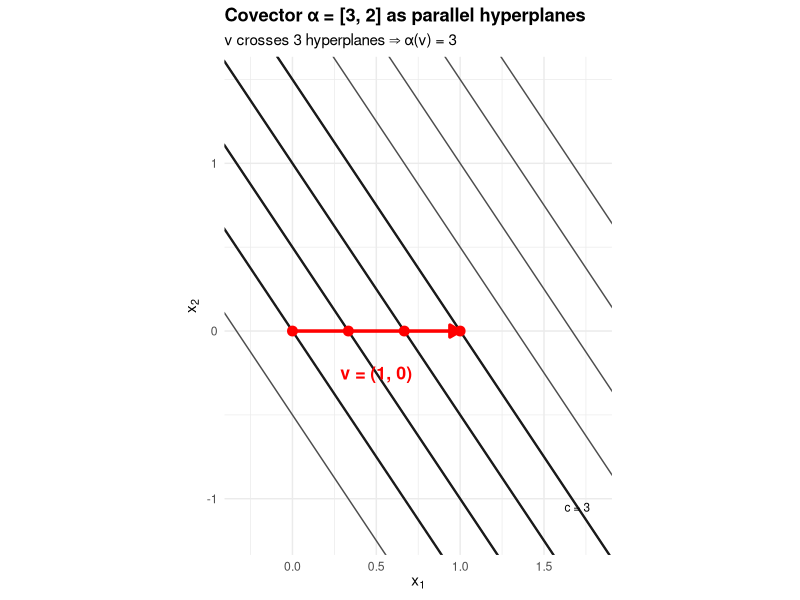
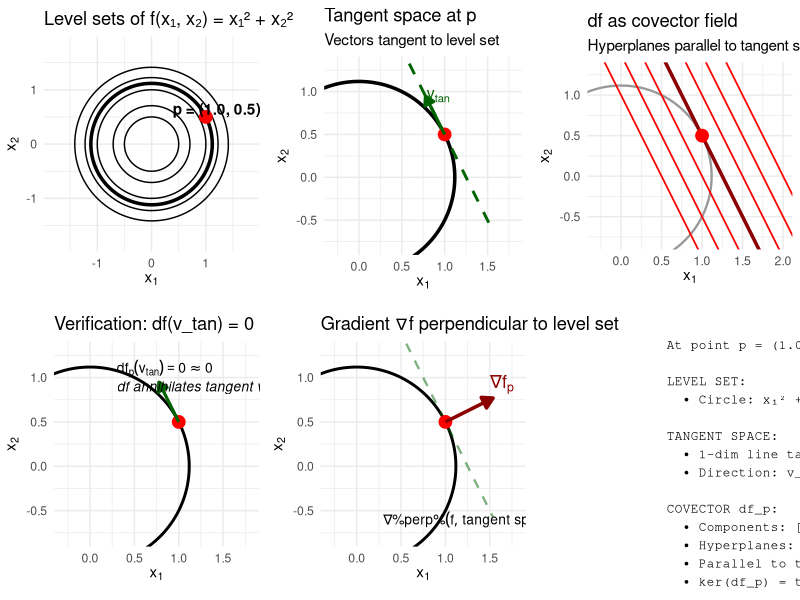
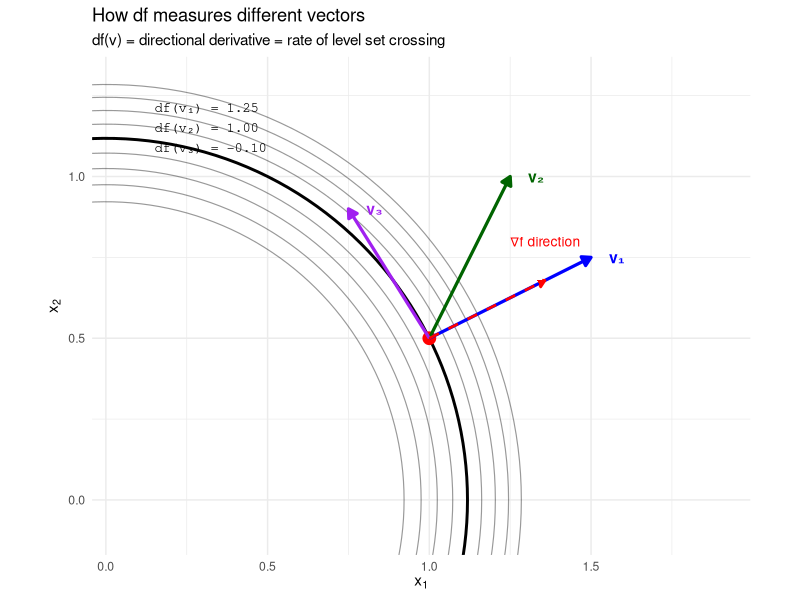

Recreate these plots in R, in order.
## ---- chunk 1
library(ggplot2)
library(gridExtra)

# Covector α = [3, 2]
# Hyperplanes: 3x₁ + 2x₂ = c

# Create data for hyperplanes
x1_range <- seq(-0.5, 2, length.out = 200)
hyperplane_data <- data.frame()

for (c_val in -1:7) {
  # Solve 3x₁ + 2x₂ = c for x₂
  x2_vals <- (c_val - 3 * x1_range) / 2
  temp_df <- data.frame(
    x1 = x1_range,
    x2 = x2_vals,
    c = factor(c_val),
    is_origin = (c_val == 0)
  )
  hyperplane_data <- rbind(hyperplane_data, temp_df)
}

# Vector v = (1, 0)
vector_v <- data.frame(x1 = c(0, 1), x2 = c(0, 0))

# Crossing points
crossings <- data.frame(
  x1 = c(0, 1/3, 2/3, 1),
  x2 = rep(0, 4),
  crossing = 0:3
)

# Plot
p1 <- ggplot() +
  # Hyperplanes
  geom_line(data = hyperplane_data, 
            aes(x = x1, y = x2, group = c, linetype = is_origin),
            color = "gray30", linewidth = 0.5) +
  # Highlight special hyperplanes
  geom_line(data = subset(hyperplane_data, c %in% c(0, 1, 2, 3)),
            aes(x = x1, y = x2, group = c),
            color = "gray10", linewidth = 0.8) +
  # Vector v
  geom_segment(aes(x = 0, y = 0, xend = 1, yend = 0),
               arrow = arrow(length = unit(0.3, "cm"), type = "closed"),
               color = "red", linewidth = 1.2) +
  # Crossing points
  geom_point(data = crossings, aes(x = x1, y = x2),
             color = "red", size = 3) +
  # Labels
  annotate("text", x = 0.5, y = -0.25, label = "v = (1, 0)", 
           color = "red", fontface = "bold", size = 4.5) +
  annotate("text", x = 1.7, y = (0-3*1.7)/2, label = "c = 0", size = 3) +
  annotate("text", x = 1.7, y = (1-3*1.7)/2, label = "c = 1", size = 3) +
  annotate("text", x = 1.7, y = (2-3*1.7)/2, label = "c = 2", size = 3) +
  annotate("text", x = 1.7, y = (3-3*1.7)/2, label = "c = 3", size = 3) +
  coord_fixed(xlim = c(-0.3, 1.8), ylim = c(-1.2, 1.5)) +
  labs(x = expression(x[1]), y = expression(x[2]),
       title = "Covector α = [3, 2] as parallel hyperplanes",
       subtitle = "v crosses 3 hyperplanes ⇒ α(v) = 3") +
  theme_minimal() +
  theme(legend.position = "none",
        plot.title = element_text(face = "bold"))

print(p1)
## ---- chunk 2
library(ggplot2)
library(gridExtra)

# Function: f(x₁, x₂) = x₁² + x₂²
f <- function(x1, x2) x1^2 + x2^2
grad_f <- function(x1, x2) c(2*x1, 2*x2)

# Specific point
p <- c(1.0, 0.5)
f_p <- f(p[1], p[2])
df_p <- grad_f(p[1], p[2])  # Same components as gradient

# Tangent direction to circle (perpendicular to radius)
tangent_dir <- c(-p[2], p[1])
tangent_dir <- tangent_dir / sqrt(sum(tangent_dir^2))

# Create level sets
theta <- seq(0, 2*pi, length.out = 200)
level_sets <- data.frame()
for (r in sqrt(c(0.25, 0.5, 1.0, 1.25, 1.5, 2.0))) {
  temp_df <- data.frame(
    x1 = r * cos(theta),
    x2 = r * sin(theta),
    level = r^2,
    is_p = abs(r^2 - f_p) < 0.01
  )
  level_sets <- rbind(level_sets, temp_df)
}

# Plot 1: Level sets and point
p1 <- ggplot() +
  geom_path(data = level_sets,
            aes(x = x1, y = x2, group = level, 
                linewidth = is_p, linetype = is_p)) +
  scale_linewidth_manual(values = c(0.5, 1.2)) +
  scale_linetype_manual(values = c("solid", "solid")) +
  geom_point(data = data.frame(x1 = p[1], x2 = p[2]),
             aes(x = x1, y = x2), color = "red", size = 4) +
  annotate("text", x = p[1] + 0.2, y = p[2] + 0.15,
           label = sprintf("p = (%.1f, %.1f)", p[1], p[2]),
           fontface = "bold") +
  coord_fixed(xlim = c(-1.8, 1.8), ylim = c(-1.8, 1.8)) +
  labs(x = expression(x[1]), y = expression(x[2]),
       title = "Level sets of f(x₁, x₂) = x₁² + x₂²") +
  theme_minimal() +
  theme(legend.position = "none")

# Plot 2: Tangent space
tangent_t <- seq(-1.2, 1.2, length.out = 100)
tangent_line <- data.frame(
  x1 = p[1] + tangent_t * tangent_dir[1],
  x2 = p[2] + tangent_t * tangent_dir[2]
)

p2 <- ggplot() +
  geom_path(data = subset(level_sets, is_p),
            aes(x = x1, y = x2, group = level),
            linewidth = 1.2) +
  geom_line(data = tangent_line, aes(x = x1, y = x2),
            color = "darkgreen", linetype = "dashed", linewidth = 1) +
  geom_point(data = data.frame(x1 = p[1], x2 = p[2]),
             aes(x = x1, y = x2), color = "red", size = 4) +
  geom_segment(aes(x = p[1], y = p[2],
                   xend = p[1] + 0.5*tangent_dir[1],
                   yend = p[2] + 0.5*tangent_dir[2]),
               arrow = arrow(length = unit(0.25, "cm"), type = "closed"),
               color = "darkgreen", linewidth = 1.1) +
  annotate("text", x = p[1] + 0.5*tangent_dir[1] + 0.15,
           y = p[2] + 0.5*tangent_dir[2],
           label = "v[tan]", parse = TRUE,
           color = "darkgreen", fontface = "bold", size = 4) +
  coord_fixed(xlim = c(-0.3, 1.8), ylim = c(-0.8, 1.3)) +
  labs(x = expression(x[1]), y = expression(x[2]),
       title = "Tangent space at p",
       subtitle = "Vectors tangent to level set") +
  theme_minimal()

# Plot 3: df as covector (hyperplanes)
c_p <- sum(df_p * p)  # Value of df_p · p
x1_hyper <- seq(-0.5, 2.5, length.out = 200)
hyperplanes <- data.frame()

for (dc in seq(-1.5, 1.5, by = 0.5)) {
  c_val <- c_p + dc
  # Line: df_p[1]*x₁ + df_p[2]*x₂ = c_val
  x2_vals <- (c_val - df_p[1]*x1_hyper) / df_p[2]
  temp_df <- data.frame(
    x1 = x1_hyper,
    x2 = x2_vals,
    c_offset = dc,
    is_through_p = abs(dc) < 0.01
  )
  hyperplanes <- rbind(hyperplanes, temp_df)
}

p3 <- ggplot() +
  geom_path(data = subset(level_sets, is_p),
            aes(x = x1, y = x2, group = level),
            color = "gray60", linewidth = 0.8) +
  geom_line(data = hyperplanes,
            aes(x = x1, y = x2, group = c_offset,
                linewidth = is_through_p, color = is_through_p)) +
  scale_linewidth_manual(values = c(0.6, 1.2)) +
  scale_color_manual(values = c("red", "darkred")) +
  geom_point(data = data.frame(x1 = p[1], x2 = p[2]),
             aes(x = x1, y = x2), color = "red", size = 4) +
  coord_fixed(xlim = c(-0.3, 2.0), ylim = c(-0.8, 1.3)) +
  labs(x = expression(x[1]), y = expression(x[2]),
       title = "df as covector field",
       subtitle = "Hyperplanes parallel to tangent space") +
  theme_minimal() +
  theme(legend.position = "none")

# Plot 4: Verification df(v_tan) = 0
df_v_tan <- sum(df_p * tangent_dir)

p4 <- ggplot() +
  geom_path(data = subset(level_sets, is_p),
            aes(x = x1, y = x2, group = level),
            linewidth = 1) +
  geom_point(data = data.frame(x1 = p[1], x2 = p[2]),
             aes(x = x1, y = x2), color = "red", size = 4) +
  geom_segment(aes(x = p[1], y = p[2],
                   xend = p[1] + 0.5*tangent_dir[1],
                   yend = p[2] + 0.5*tangent_dir[2]),
               arrow = arrow(length = unit(0.25, "cm"), type = "closed"),
               color = "darkgreen", linewidth = 1.1) +
  annotate("text", x = 0.3, y = 1.1,
           label = sprintf("df[p](v[tan]) == %.6f %%~~%% 0",
                          df_v_tan),
           parse = TRUE, size = 3.5,
           hjust = 0) +
  annotate("text", x = 0.3, y = 0.9,
           label = "df annihilates tangent vectors!",
           size = 3.5, hjust = 0, fontface = "italic") +
  coord_fixed(xlim = c(-0.3, 1.8), ylim = c(-0.8, 1.3)) +
  labs(x = expression(x[1]), y = expression(x[2]),
       title = "Verification: df(v_tan) = 0") +
  theme_minimal()

# Plot 5: Gradient as vector field
grad_normalized <- df_p / sqrt(sum(df_p^2))

p5 <- ggplot() +
  geom_path(data = subset(level_sets, is_p),
            aes(x = x1, y = x2, group = level),
            linewidth = 1) +
  geom_line(data = tangent_line, aes(x = x1, y = x2),
            color = "darkgreen", linetype = "dashed", linewidth = 0.8,
            alpha = 0.5) +
  geom_point(data = data.frame(x1 = p[1], x2 = p[2]),
             aes(x = x1, y = x2), color = "red", size = 4) +
  geom_segment(aes(x = p[1], y = p[2],
                   xend = p[1] + 0.6*grad_normalized[1],
                   yend = p[2] + 0.6*grad_normalized[2]),
               arrow = arrow(length = unit(0.3, "cm"), type = "closed"),
               color = "darkred", linewidth = 1.2) +
  annotate("text", x = p[1] + 0.6*grad_normalized[1] + 0.1,
           y = p[2] + 0.6*grad_normalized[2] + 0.15,
           label = "nabla*f[p]", parse = TRUE,
           color = "darkred", fontface = "bold", size = 4.5) +
  annotate("text", x = 0.3, y = -0.6,
           label = expression(nabla*f %perp% "tangent space"),
           size = 3.5, hjust = 0) +
  coord_fixed(xlim = c(-0.3, 1.8), ylim = c(-0.8, 1.3)) +
  labs(x = expression(x[1]), y = expression(x[2]),
       title = "Gradient ∇f perpendicular to level set") +
  theme_minimal()

# Plot 6: Summary diagram
p6 <- ggplot() +
  annotate("text", x = 0.5, y = 0.9, hjust = 0, vjust = 1,
           label = paste(
             "At point p = (1.0, 0.5):",
             "",
             "LEVEL SET:",
             "  • Circle: x₁² + x₂² = 1.25",
             "",
             "TANGENT SPACE:",
             "  • 1-dim line tangent to circle",
             "  • Direction: v_tan ⊥ radius",
             "",
             "COVECTOR df_p:",
             "  • Components: [2.0, 1.0]",
             "  • Hyperplanes: 2x₁ + x₂ = c",
             "  • Parallel to tangent space",
             "  • ker(df_p) = tangent space",
             "",
             "GRADIENT ∇f_p:",
             "  • Components: (2.0, 1.0)",
             "  • Perpendicular to tangent space",
             "  • Direction of steepest ascent",
             "",
             "KEY INSIGHT:",
             "df and ∇f point 'in same direction'",
             "but live in DUAL SPACES",
             sep = "\n"),
           family = "mono", size = 3.2) +
  xlim(0, 1) + ylim(0, 1) +
  theme_void()

# Arrange plots
grid.arrange(p1, p2, p3, p4, p5, p6, ncol = 3)
## ---- chunk 3
# Point and level sets near p
p <- c(1.0, 0.5)
f_p <- f(p[1], p[2])
df_p <- grad_f(p[1], p[2])

# Create refined level sets near p
level_data <- data.frame()
for (delta in seq(-0.4, 0.4, by = 0.1)) {
  level_val <- f_p + delta
  if (level_val > 0) {
    r <- sqrt(level_val)
    temp_df <- data.frame(
      x1 = r * cos(theta),
      x2 = r * sin(theta),
      level = level_val,
      is_p = abs(delta) < 0.01
    )
    level_data <- rbind(level_data, temp_df)
  }
}

# Test vectors
test_vectors <- list(
  list(v = c(0.5, 0.25), name = "v₁", color = "blue"),
  list(v = c(0.25, 0.5), name = "v₂", color = "darkgreen"),
  list(v = c(-0.25, 0.4), name = "v₃", color = "purple")
)

# Calculate df(v) for each
results_df <- data.frame()
for (i in seq_along(test_vectors)) {
  vec <- test_vectors[[i]]
  df_v <- sum(df_p * vec$v)
  results_df <- rbind(results_df, data.frame(
    name = vec$name,
    df_v = df_v,
    color = vec$color,
    x_end = p[1] + vec$v[1],
    y_end = p[2] + vec$v[2]
  ))
}

# Gradient direction (normalized)
grad_norm <- df_p / sqrt(sum(df_p^2))

ggplot() +
  # Level sets
  geom_path(data = level_data,
            aes(x = x1, y = x2, group = level,
                linewidth = is_p, alpha = is_p)) +
  scale_linewidth_manual(values = c(0.4, 1)) +
  scale_alpha_manual(values = c(0.4, 1)) +
  # Point
  geom_point(data = data.frame(x1 = p[1], x2 = p[2]),
             aes(x = x1, y = x2), color = "red", size = 4) +
  # Test vectors
  geom_segment(data = results_df,
               aes(x = p[1], y = p[2],
                   xend = x_end, yend = y_end,
                   color = color),
               arrow = arrow(length = unit(0.25, "cm"), type = "closed"),
               linewidth = 1.1, show.legend = FALSE) +
  scale_color_identity() +
  geom_text(data = results_df,
            aes(x = x_end + 0.08, y = y_end,
                label = name, color = color),
            fontface = "bold", size = 4, show.legend = FALSE) +
  # Gradient direction
  geom_segment(aes(x = p[1], y = p[2],
                   xend = p[1] + 0.4*grad_norm[1],
                   yend = p[2] + 0.4*grad_norm[2]),
               arrow = arrow(length = unit(0.2, "cm"), type = "closed"),
               color = "red", linewidth = 0.9, linetype = "dashed") +
  annotate("text", x = p[1] + 0.4*grad_norm[1],
           y = p[2] + 0.4*grad_norm[2] + 0.12,
           label = "∇f direction", color = "red", size = 3.5) +
  # Results text
  annotate("text", x = 0.15, y = 1.15, hjust = 0,
           label = sprintf("df(v₁) = %.2f\ndf(v₂) = %.2f\ndf(v₃) = %.2f",
                          results_df$df_v[1],
                          results_df$df_v[2],
                          results_df$df_v[3]),
           size = 3.5, family = "mono") +
  coord_fixed(xlim = c(0.05, 1.9), ylim = c(-0.1, 1.3)) +
  labs(x = expression(x[1]), y = expression(x[2]),
       title = "How df measures different vectors",
       subtitle = "df(v) = directional derivative = rate of level set crossing") +
  theme_minimal() +
  theme(legend.position = "none")
